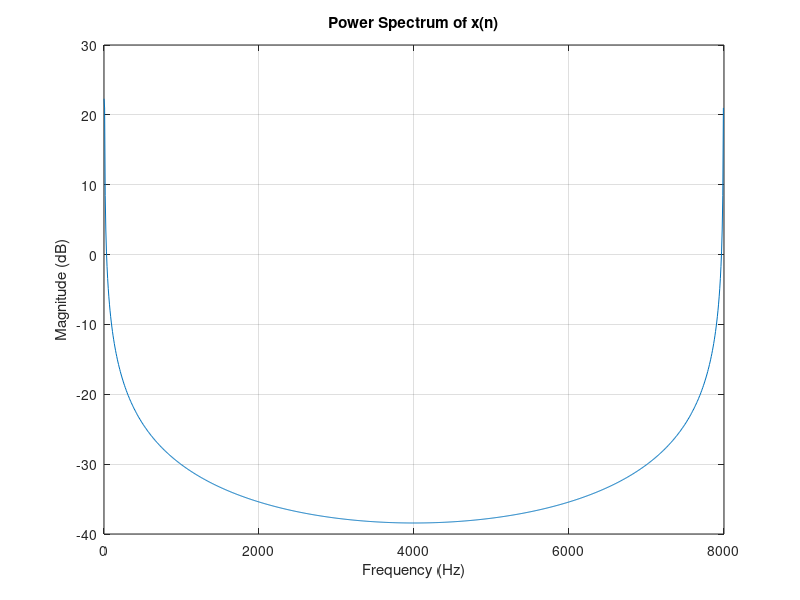

Write MATLAB code to recreate this figure.
clc;
clear;
close all;

% Parameters
N = 1024;        
fs = 8000;       
f = input('Enter the frequency [1 to 5000]: ');

% Signal generation
n = 0:N-1;
x = sin(2 * pi * (f / fs) * n);

% Power spectrum calculation
pxx = abs(fft(x)).^2 / N;

% Plot the power spectrum
freq = n * (fs / N); 
plot(freq, 10*log10(pxx)); 
grid on;
xlabel('Frequency (Hz)');
ylabel('Magnitude (dB)');
title('Power Spectrum of x(n)');
